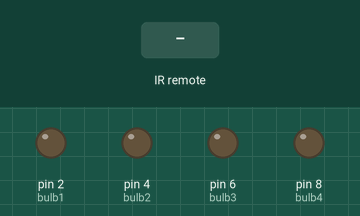
This sketch was run on a simulated Arduino Uno, built with avr-gcc and run on an emulated ATmega328P. Parts: output pins drawn as LEDs (lit = HIGH). Inputs (shaded band) come from the test bench.

Above: at 1.2 s.
1.3 s: infrared code 0x6A68351E received
At 2.2 s:
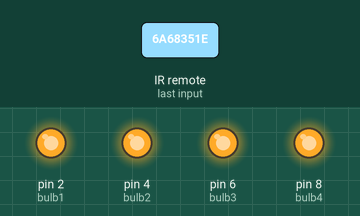
2.8 s: infrared code 0x6BC6597B received
At 3.4 s:
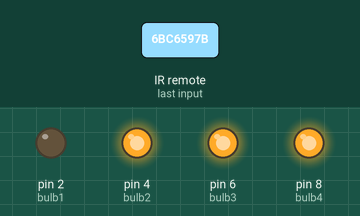
4.3 s: infrared code 0x735B797E received
At 5.5 s:
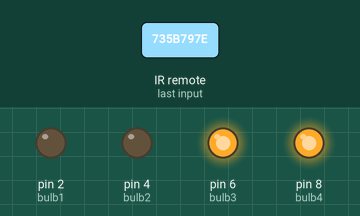
5.8 s: infrared code 0x1EC81DBF received
At 6.8 s:
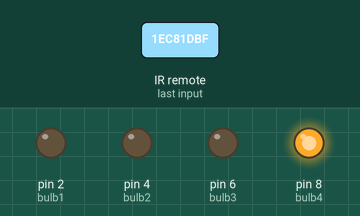
7.3 s: infrared code 0x6BC6597B received
At 8.0 s:
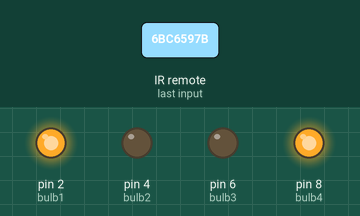
8.8 s: infrared code 0x450753D6 received
At 9.1 s:
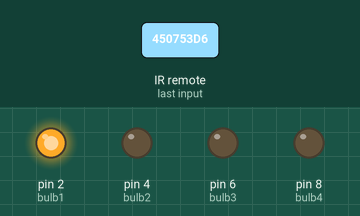
Timing chart, 0 to 11.3 s (numbered marks = the images above; inputs shaded):
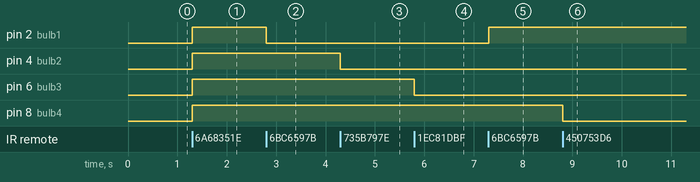

The sketch:

RC_326_project.ino
```cpp
#include <IRremote.hpp>

void ON_all();
void OFF_all();
void BULB_1();
void BULB_2();
void BULB_3();
void BULB_4();

int RECV_PIN = 11;

IRrecv irrecv(RECV_PIN);

decode_results results;

int bulb1 = 2;
int bulb2 = 4;
int bulb3 = 6;
int bulb4 = 8;
int ON_count = 0;
int count1 = 0;
int count2 = 0;
int count3 = 0;
int count4 = 0;


void setup() {
  // put your setup code here, to run once:
  //pinMode(2,OUTPUT);
  pinMode(bulb1, OUTPUT);
  pinMode(bulb2, OUTPUT);
  pinMode(bulb3, OUTPUT);
  pinMode(bulb4, OUTPUT);

  Serial.begin(9600);
  irrecv.enableIRIn();
  //Serial.println("Enabled IRin");

}

void loop() {
  // put your main code here, to run repeatedly:
  //ON_all();
  if(irrecv.decode(&results)){
    //Serial.println(results.value);
    if(results.value == 1785214238){
      if (ON_count == 0) {
        ON_all();
        ON_count = 1;
      } else if (ON_count == 1) {
          OFF_all();
          ON_count = 0;
        }
      }
    else if(results.value == 1808161147){
      BULB_1();
      }
    else if(results.value == 1935374718){
      BULB_2();
      }
    else if(results.value == 516431295){
      BULB_3();
      }
    else if(results.value == 1158108118){
      BULB_4();
      }
    }
  irrecv.resume();

}


void ON_all() {
  // Turn on all bulbs
  digitalWrite(bulb1, HIGH);
  digitalWrite(bulb2, HIGH);
  digitalWrite(bulb3, HIGH);
  digitalWrite(bulb4, HIGH);
  count1 = count2 = count3 = count4 = 1;
}

void OFF_all() {
  // Turn off all bulbs
  digitalWrite(bulb1, LOW);
  digitalWrite(bulb2, LOW);
  digitalWrite(bulb3, LOW);
  digitalWrite(bulb4, LOW);
  count1 = count2 = count3 = count4 = 0;
}

void BULB_1() {
  if (count1 == 0){
    digitalWrite(bulb1, HIGH);
    count1 = 1;
    }
  else if (count1 == 1){
    digitalWrite(bulb1, LOW);
    count1 = 0;
   }
  }

void BULB_2(){
  if (count2 == 0){
    digitalWrite(bulb2, HIGH);
    count2 = 1;
    }
  else if (count2 == 1){
    digitalWrite(bulb2, LOW);
    count2 = 0;
   }
}

void BULB_3(){
  if (count3 == 0){
    digitalWrite(bulb3, HIGH);
    count3 = 1;
    }
  else if (count3 == 1){
    digitalWrite(bulb3, LOW);
    count3 = 0;
   }
}

void BULB_4(){
  if (count4 == 0){
    digitalWrite(bulb4, HIGH);
    count4 = 1;
    }
  else if (count4 == 1){
    digitalWrite(bulb4, LOW);
    count4 = 0;
   }
}
```

Measured:
- after the input at 1.3 s, pin 2 (bulb1), pin 4 (bulb2), pin 6 (bulb3), pin 8 (bulb4): LOW → HIGH at once
- after the input at 2.8 s, pin 2 (bulb1): HIGH → LOW at once
- after the input at 4.3 s, pin 4 (bulb2): HIGH → LOW at once
- after the input at 5.8 s, pin 6 (bulb3): HIGH → LOW at once
- after the input at 7.3 s, pin 2 (bulb1): LOW → HIGH at once
- after the input at 8.8 s, pin 8 (bulb4): HIGH → LOW at once
